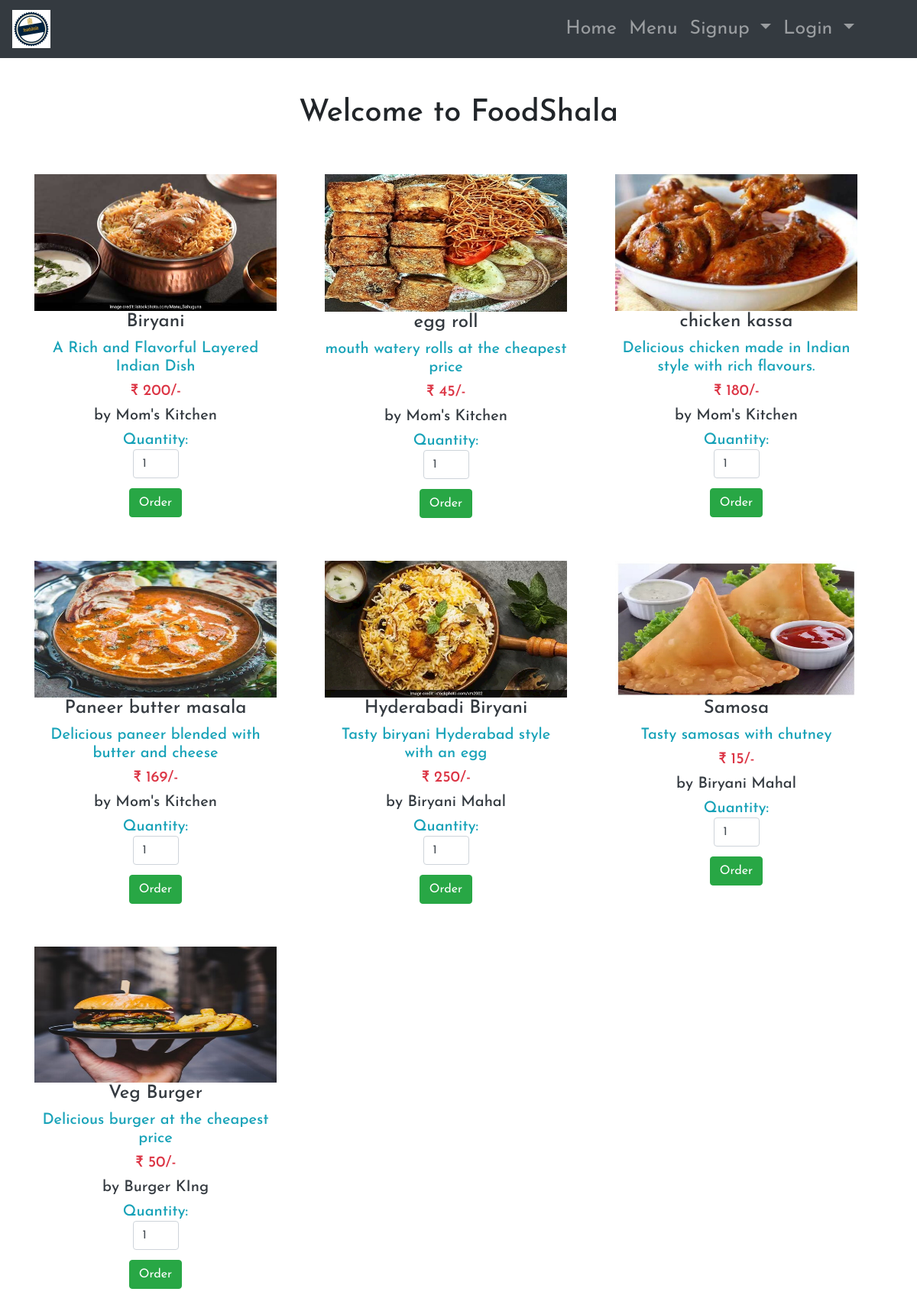
Page /menu.php on the committed database.
### tables this page shows
CREATE TABLE `food` (
  `F_ID` int(30) NOT NULL,
  `name` varchar(255) NOT NULL,
  `price` varchar(255) NOT NULL,
  `description` varchar(255) NOT NULL,
  `image_path` varchar(255) NOT NULL,
  `R_ID` int(30) NOT NULL,
  `food_type` varchar(255) NOT NULL
);

CREATE TABLE `restaurants` (
  `R_ID` int(30) NOT NULL,
  `name` varchar(255) NOT NULL,
  `email` varchar(255) NOT NULL,
  `contact` varchar(255) NOT NULL,
  `address` varchar(255) NOT NULL,
  `password` varchar(255) NOT NULL
);

### menu.php (the view, shortened to what this page needs)
<!DOCTYPE html>
<html lang="en" dir="ltr">
  <head>
    <link rel="stylesheet" href="https://stackpath.bootstrapcdn.com/bootstrap/4.5.2/css/bootstrap.min.css">
  </head>
  <body>
    <header>
      <?php
      include('base.php');
      ?>
      <h1 class="text-center pt-5"> Welcome to FoodShala</h1>
    </header>
    <div class="container">
    <?php
    include 'conn.php';
    $sql = "SELECT * FROM `food` ORDER BY F_ID";
    $result = mysqli_query($con, $sql);
    if (mysqli_num_rows($result) > 0)
    {
      $count=0;
      while($row = mysqli_fetch_assoc($result)){
        if ($count == 0)
          echo "<div class='row pt-5 pb-2'>";
    ?>
    <div class="col-lg-4 col-md-3 pr-5">
    <form method="post" action="order.php">
    <div class="mypanel" align="center";>
      <div class="view zoom">
        <img src="<?php echo $row["image_path"]; ?>" class="img-fluid">
      </div>
    <h4 class="text-dark"><?php echo $row["name"]; ?></h4>
    <h5 class="text-info"><?php echo $row["description"]; ?></h5>
    <h5 class="text-danger">&#8377; <?php echo $row["price"]; ?>/-</h5>
    <h5 class="text-dark">by
      <?php $s = "SELECT name from `restaurants` where R_ID = {$row['R_ID']}";
      $x = mysqli_query($con,$s);
      $res = mysqli_fetch_assoc($x);
      echo $res['name'];?>
    </h5>
    <h5 class="text-info">Quantity: <input type="number" min="1" max="10" name="quantity" class="form-control" value="1" style="width: 60px;"> </h5>
    <input type="submit" name="order" style="margin-top:5px;" class="btn btn-success" value="Order">
    </div>
    </form>
    </div>
    <?php
    $count++;
    if($count==3)
    {
      echo "</div>";
      $count=0;
    }
    }
    ?>
    </div>
      <?php
    }
    ?>
  </body>
</html>

### base.php (shortened to what this page needs)
<nav class="navbar navbar-expand-sm bg-dark navbar-dark">
  <a class="navbar-brand" href="index.php">
      <img src="images/c492cd5e-29ef-4979-82a3-2ab06d1a08f9_200x200.jpg" alt="logo" style="width:50px;">
    </a>
<ul class="navbar-nav ml-auto">
  <li class="nav-item">
    <a class = "nav-link" href="index.php">Home</a>
  </li>
  <li class="nav-item">
    <a class="nav-link" href="menu.php">Menu</a>
  </li>
<?php
if(!isset($_SESSION['login_c']) && !isset($_SESSION['login_r'])){
 ?>
  <li class="nav-item dropdown">
    <a class="nav-link dropdown-toggle" href="#" id="navbardrop" data-toggle="dropdown">
      Signup
    </a>
  </li>
  <li class="nav-item dropdown">
    <a class="nav-link dropdown-toggle" href="#" id="navbardrop" data-toggle="dropdown">
      Login
    </a>
  </li>
<?php
}
 ?>
  </ul>
</nav>

### menu.php (style rules this page uses)
* { margin: 0;padding: 0;font-family: 'Josefin Sans', sans-serif; }

### base.php (style rules this page uses)
ul li { font-size: 25px; }
ul { margin-right: 5% !important; }

### rows in the picture
food: image_path (picture), name "Biryani", description "A Rich and Flavorful Layered Indian Dish", price "200", restaurants.name "Mom's Kitchen"
food: image_path (picture), name "egg roll", description "mouth watery rolls at the cheapest price", price "45", restaurants.name "Mom's Kitchen"
food: image_path (picture), name "chicken kassa", description "Delicious chicken made in Indian style with rich flavours.", price "180", restaurants.name "Mom's Kitchen"
food: image_path (picture), name "Paneer butter masala", description "Delicious paneer blended with butter and cheese", price "169", restaurants.name "Mom's Kitchen"
food: image_path (picture), name "Hyderabadi Biryani", description "Tasty biryani Hyderabad style with an egg", price "250", restaurants.name "Biryani Mahal"
food: image_path (picture), name "Samosa", description "Tasty samosas with chutney", price "15", restaurants.name "Biryani Mahal"
food: image_path (picture), name "Veg Burger", description "Delicious burger at the cheapest price", price "50", restaurants.name "Burger KIng"
